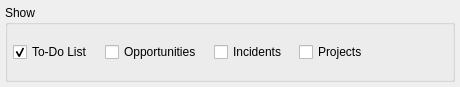
<?xml version="1.0" encoding="UTF-8"?>
<ui version="4.0">
 <comment>This file is part of the xTuple ERP: PostBooks Edition, a free and
open source Enterprise Resource Planning software suite,
Copyright (c) 1999-2019 by OpenMFG LLC, d/b/a xTuple.
It is licensed to you under the Common Public Attribution License
version 1.0, the full text of which (including xTuple-specific Exhibits)
is available at www.xtuple.com/CPAL.  By using this software, you agree
to be bound by its terms.</comment>
 <class>todoList</class>
 <widget class="QWidget" name="todoList">
  <property name="geometry">
   <rect>
    <x>0</x>
    <y>0</y>
    <width>460</width>
    <height>87</height>
   </rect>
  </property>
  <property name="windowTitle">
   <string>To-Do List</string>
  </property>
  <layout class="QGridLayout" name="gridLayout">
   <item row="0" column="0">
    <widget class="QGroupBox" name="_showGroup">
     <property name="title">
      <string>Show</string>
     </property>
     <layout class="QGridLayout" name="gridLayout_2">
      <item row="0" column="0">
       <layout class="QHBoxLayout" name="horizontalLayout">
        <property name="spacing">
         <number>12</number>
        </property>
        <item>
         <widget class="XCheckBox" name="_todolist">
          <property name="text">
           <string>To-Do List</string>
          </property>
          <property name="checked">
           <bool>true</bool>
          </property>
         </widget>
        </item>
        <item>
         <widget class="XCheckBox" name="_opportunities">
          <property name="text">
           <string>Opportunities</string>
          </property>
         </widget>
        </item>
        <item>
         <widget class="XCheckBox" name="_incidents">
          <property name="text">
           <string>Incidents</string>
          </property>
         </widget>
        </item>
        <item>
         <widget class="XCheckBox" name="_projects">
          <property name="text">
           <string>Projects</string>
          </property>
         </widget>
        </item>
        <item>
         <spacer name="horizontalSpacer">
          <property name="orientation">
           <enum>Qt::Horizontal</enum>
          </property>
          <property name="sizeHint" stdset="0">
           <size>
            <width>40</width>
            <height>20</height>
           </size>
          </property>
         </spacer>
        </item>
       </layout>
      </item>
     </layout>
    </widget>
   </item>
  </layout>
 </widget>
 <layoutdefault spacing="5" margin="5"/>
 <customwidgets>
  <customwidget>
   <class>XCheckBox</class>
   <extends>QCheckBox</extends>
   <header>xcheckbox.h</header>
  </customwidget>
 </customwidgets>
 <tabstops>
  <tabstop>_incidents</tabstop>
 </tabstops>
 <resources/>
 <connections/>
</ui>
